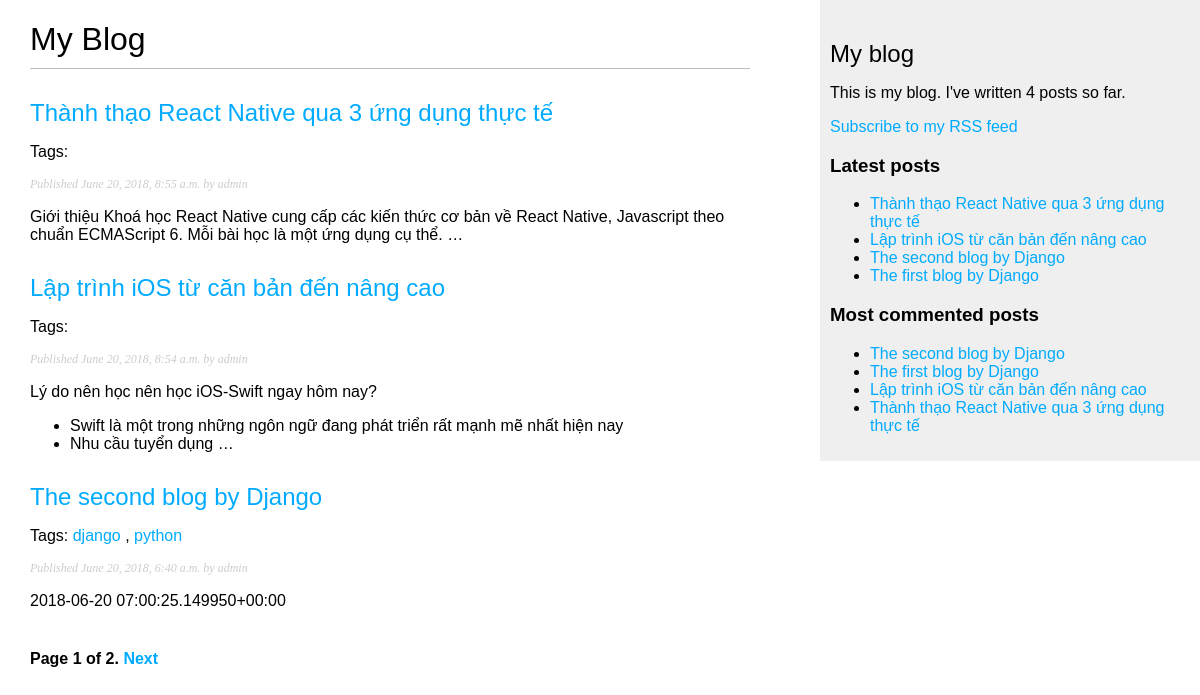
/blog/, run on an earlier commit of the app's database.
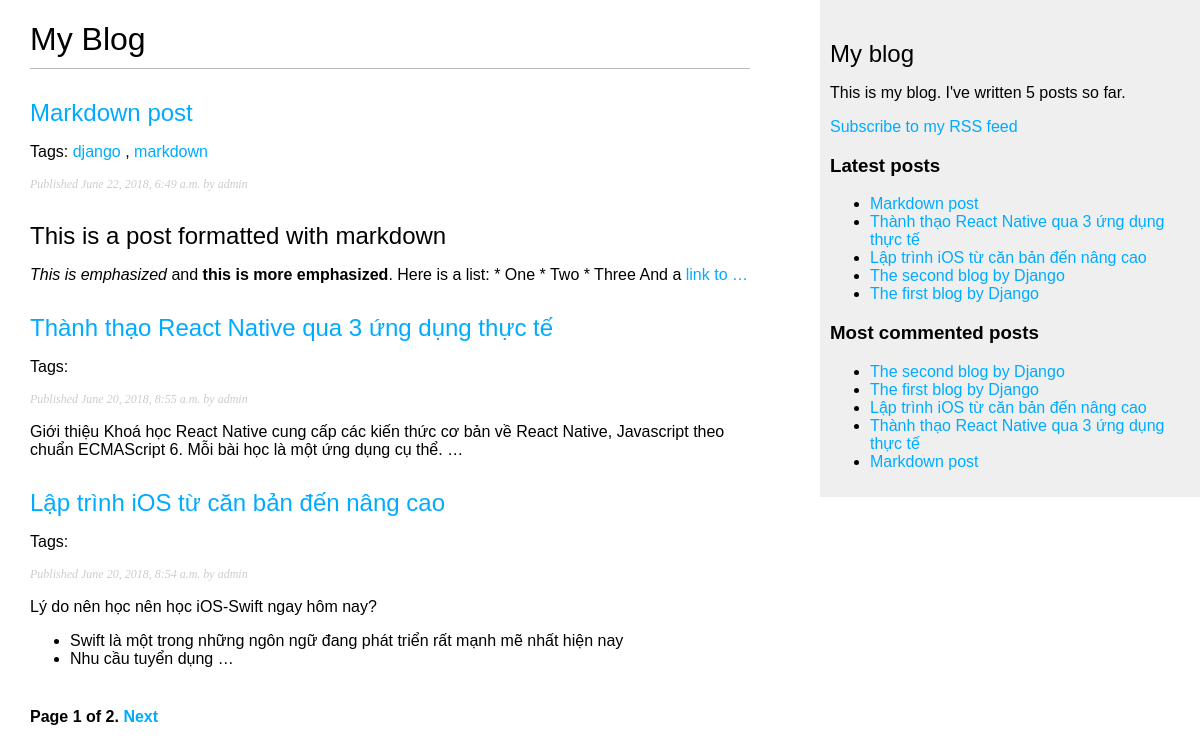
And on a later commit of the database.
### blog/models.py (models this page shows, shortened)
class Post(models.Model):
    STATUS_CHOICES = (
        ('draft', 'Draft'),
        ('published', 'Published'),
    )
    title = models.CharField(max_length=50)
    slug = models.SlugField(max_length=250,
                            unique_for_date='publish')
    author = models.ForeignKey(User,
                               on_delete=models.CASCADE,
                               related_name='blog_posts')
    body = models.TextField()
    publish = models.DateTimeField(default=timezone.now)
    created = models.DateTimeField(auto_now_add=True)
    updated = models.DateTimeField(auto_now=True)
    status = models.CharField(max_length=10,
                              choices=STATUS_CHOICES,
                              default='draft')
    objects = models.Manager()  # The default manager.
    published = PublishedManager()  # Our custom manager.
    tags = TaggableManager()
    class Meta:
        ordering = ('-publish',)
    def get_absolute_url(self):
        return reverse('blog:post_detail',
                       args=[self.publish.year,
                             self.publish.month,
                             self.publish.day,
                             self.slug])

### blog/views.py (the view)
# urls.py: path('', views.post_list, name='post_list'),
def post_list(request, tag_slug=None):
    object_list = Post.published.all()
    tag = None
    if tag_slug:
        tag = get_object_or_404(Tag, slug=tag_slug)
        object_list = object_list.filter(tags__in=[tag])
    paginator = Paginator(object_list, 3) # 3 posts in each page
    page = request.GET.get('page')
    try:
        posts = paginator.page(page)
    except PageNotAnInteger:
        posts = paginator.page(1)
    except EmptyPage:
        posts = paginator.page(paginator.num_pages)
    return render(request,
                  'blog/post/list.html',
                  {'page': page,
                   'posts': posts,
                   'tag': tag,})

### blog/models.py (called while the page is built)
    def get_queryset(self):
        return super(PublishedManager, self).get_queryset().filter(status='draft')

### blog/templatetags/blog_tags.py (called while the page is built)
@register.simple_tag
def total_posts():
    return Post.published.count()

@register.inclusion_tag('blog/post/latest_posts.html')
def show_latest_posts(count=5):
    latest_posts = Post.published.order_by('-publish')[:count]
    return {'latest_posts': latest_posts}

@register.simple_tag
def get_most_commented_posts(count=5):
    return Post.published.annotate(total_comments=Count('comments')).order_by('-total_comments')[:count]

@register.filter(name='markdown')
def markdown_format(text):
    return mark_safe(markdown.markdown(text))

### blog/templates/blog/post/list.html (shortened to what this page needs)
{% extends "blog/base.html" %}
{% load blog_tags %}
{%  block content %}
    <h1>My Blog</h1>
    {% for post in posts %}
        <h2>
            <a href="{{ post.get_absolute_url }}">
                {{ post.title }}
            </a>
        </h2>
        <p class="tags">
            Tags:
            {% for tag in post.tags.all %}
                <a href="{% url "blog:post_list_by_tag" tag.slug %}">
                    {{ tag.name }}
                </a>
                {% if not forloop.last %}, {% endif %}
            {% endfor %}
        </p>
        <p class="date">
            Published {{ post.publish }} by {{ post.author }}
        </p>
        {{ post.body|markdown|truncatewords_html:30 }}
    {% endfor %}
    {% include "blog/pagination.html" with page=posts %}
{% endblock %}

### blog/templates/blog/base.html (shortened to what this page needs)
{% load blog_tags %}
{% load static %}
<!DOCTYPE html>
<html>
<head>
    <link href="{% static "css/blog.css" %}" rel="stylesheet">
</head>
<body>
<div id="content">
    {% block content %}
    {% endblock %}
</div>
<div id="sidebar">
    <h2>My blog</h2>
    <p>This is my blog. I've written {% total_posts %} posts so far.</p>
    <p><a href="{% url "blog:post_feed" %}">Subscribe to my RSS feed</a></p>
    <h3>Latest posts</h3>
    {% show_latest_posts %}
    <h3>Most commented posts</h3>
    {% get_most_commented_posts as most_commented_posts %}
    <ul>
        {% for post in most_commented_posts %}
            <li>
                <a href="{{ post.get_absolute_url }}">{{ post.title }}</a>
            </li>
        {% endfor %}
    </ul>
</div>
</body>
</html>

### blog/templates/blog/pagination.html (shortened to what this page needs)
<div class="pagination">
<span class="step-links">
    <span class="current">
Page {{ page.number }} of {{ page.paginator.num_pages }}.
</span>
    {% if page.has_next %}
        <a href="?page={{ page.next_page_number }}">Next</a>
    {% endif %}
</span>
</div>

### blog/templates/blog/post/latest_posts.html
<ul>
    {% for post in latest_posts %}
        <li>
            <a href="{{ post.get_absolute_url }}">{{ post.title }}</a>
        </li>
    {% endfor %}
</ul>

### blog/static/css/blog.css (style rules this page uses)
body { margin:0; padding:0; font-family:helvetica, sans-serif; }
a { color:#00abff; text-decoration:none; }
h1 { font-weight:normal; border-bottom:1px solid #bbb; padding:0 0 10px 0; }
h2 { font-weight:normal; margin:30px 0 0; }
#content { float:left; width:60%; padding:0 0 0 30px; }
#sidebar { float:right; width:30%; padding:10px; background:#efefef; height:100%; }
p.date { color:#ccc; font-family: georgia, serif; font-size: 12px; font-style: italic; }
.pagination { margin:40px 0; font-weight:bold; }

What changed in the data, as far as the page shows it:
no longer on one of the page's lists (row unchanged): Post: title "The second blog by Django", publish "June 20, 2018, 6:40 a.m.", author "admin", body "2018-06-20 07:00:25.149950+00:00"
added Post: title "Markdown post", publish "June 22, 2018, 6:49 a.m.", author "admin", body "This is a post formatted with markdown This is emphasized and this is more emphasized . Here is a list: * One * Two * Three And a link to …", Tag (name "django")
added Tag: name "markdown", shown under "Markdown post"
computed for Post "The second blog by Django": loses Tag (name "python"); loses Tag (name "django")
Also different on the page:
text no longer shown: "4"
text now shown: "5"
